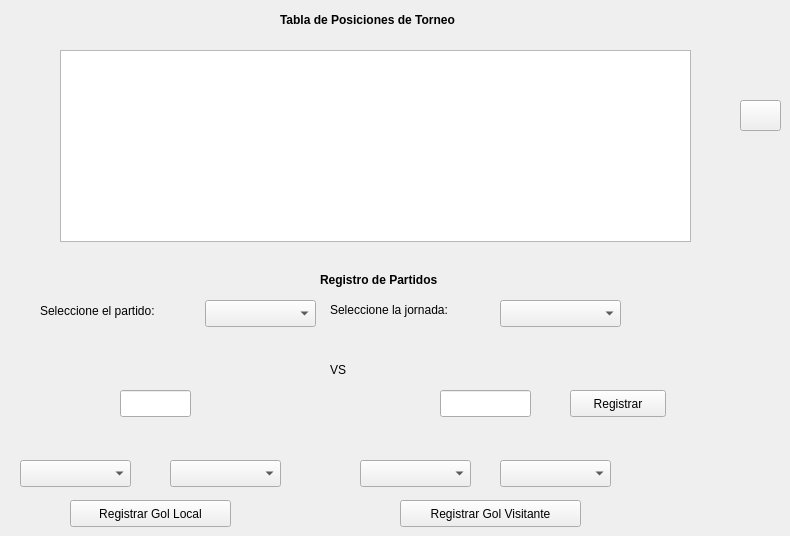
      <widget class="QWidget" name="tab">
       <attribute name="title">
        <string>Tabla de Posiciones</string>
       </attribute>
       <widget class="QTableWidget" name="tabl_estad_equipos">
        <property name="geometry">
         <rect>
          <x>60</x>
          <y>50</y>
          <width>631</width>
          <height>192</height>
         </rect>
        </property>
        <property name="dragEnabled">
         <bool>true</bool>
        </property>
       </widget>
       <widget class="QLabel" name="label_12">
        <property name="geometry">
         <rect>
          <x>280</x>
          <y>10</y>
          <width>231</width>
          <height>19</height>
         </rect>
        </property>
        <property name="font">
         <font>
          <bold>true</bold>
         </font>
        </property>
        <property name="text">
         <string>Tabla de Posiciones de Torneo</string>
        </property>
       </widget>
       <widget class="QPushButton" name="actualizarequipos_2">
        <property name="geometry">
         <rect>
          <x>740</x>
          <y>100</y>
          <width>41</width>
          <height>31</height>
         </rect>
        </property>
        <property name="text">
         <string/>
        </property>
        <property name="icon">
         <iconset theme="QIcon::ThemeIcon::SystemReboot"/>
        </property>
       </widget>
       <widget class="QLabel" name="label_13">
        <property name="geometry">
         <rect>
          <x>320</x>
          <y>270</y>
          <width>161</width>
          <height>19</height>
         </rect>
        </property>
        <property name="font">
         <font>
          <bold>true</bold>
         </font>
        </property>
        <property name="text">
         <string>Registro de Partidos</string>
        </property>
       </widget>
       <widget class="QComboBox" name="combopartido">
        <property name="geometry">
         <rect>
          <x>205</x>
          <y>300</y>
          <width>111</width>
          <height>27</height>
         </rect>
        </property>
       </widget>
       <widget class="QComboBox" name="combojornada">
        <property name="geometry">
         <rect>
          <x>500</x>
          <y>300</y>
          <width>121</width>
          <height>27</height>
         </rect>
        </property>
       </widget>
       <widget class="QLabel" name="label">
        <property name="geometry">
         <rect>
          <x>330</x>
          <y>300</y>
          <width>161</width>
          <height>20</height>
         </rect>
        </property>
        <property name="text">
         <string>Seleccione la jornada:</string>
        </property>
       </widget>
       <widget class="QLabel" name="label_2">
        <property name="geometry">
         <rect>
          <x>40</x>
          <y>300</y>
          <width>161</width>
          <height>21</height>
         </rect>
        </property>
        <property name="text">
         <string>Seleccione el partido:</string>
        </property>
       </widget>
       <widget class="QLabel" name="labelEquipoLocal">
        <property name="geometry">
         <rect>
          <x>109</x>
          <y>350</y>
          <width>111</width>
          <height>20</height>
         </rect>
        </property>
        <property name="text">
         <string/>
        </property>
       </widget>
       <widget class="QLabel" name="labelEquipoVisitante">
        <property name="geometry">
         <rect>
          <x>440</x>
          <y>360</y>
          <width>121</width>
          <height>19</height>
         </rect>
        </property>
        <property name="text">
         <string/>
        </property>
       </widget>
       <widget class="QLabel" name="label_20">
        <property name="geometry">
         <rect>
          <x>330</x>
          <y>360</y>
          <width>70</width>
          <height>19</height>
         </rect>
        </property>
        <property name="text">
         <string>VS</string>
        </property>
       </widget>
       <widget class="QLineEdit" name="lineEditGolesLocal">
        <property name="geometry">
         <rect>
          <x>120</x>
          <y>390</y>
          <width>71</width>
          <height>27</height>
         </rect>
        </property>
       </widget>
       <widget class="QLineEdit" name="lineEditGolesVisitante">
        <property name="geometry">
         <rect>
          <x>440</x>
          <y>390</y>
          <width>91</width>
          <height>27</height>
         </rect>
        </property>
       </widget>
       <widget class="QPushButton" name="btnRegistrarResultado">
        <property name="geometry">
         <rect>
          <x>570</x>
          <y>390</y>
          <width>96</width>
          <height>27</height>
         </rect>
        </property>
        <property name="text">
         <string>Registrar</string>
        </property>
       </widget>
       <widget class="QPushButton" name="registrarGolLocal">
        <property name="geometry">
         <rect>
          <x>70</x>
          <y>500</y>
          <width>161</width>
          <height>27</height>
         </rect>
        </property>
        <property name="text">
         <string>Registrar Gol Local</string>
        </property>
       </widget>
       <widget class="QPushButton" name="registrarGolVisitante">
        <property name="geometry">
         <rect>
          <x>400</x>
          <y>500</y>
          <width>181</width>
          <height>27</height>
         </rect>
        </property>
        <property name="text">
         <string>Registrar Gol Visitante</string>
        </property>
       </widget>
       <widget class="QComboBox" name="comboGolLocal">
        <property name="geometry">
         <rect>
          <x>20</x>
          <y>460</y>
          <width>111</width>
          <height>27</height>
         </rect>
        </property>
       </widget>
       <widget class="QComboBox" name="comboJugadorLocal">
        <property name="geometry">
         <rect>
          <x>170</x>
          <y>460</y>
          <width>111</width>
          <height>27</height>
         </rect>
        </property>
       </widget>
       <widget class="QComboBox" name="comboGolVisitante">
        <property name="geometry">
         <rect>
          <x>360</x>
          <y>460</y>
          <width>111</width>
          <height>27</height>
         </rect>
        </property>
       </widget>
       <widget class="QComboBox" name="comboJugadorVisitante">
        <property name="geometry">
         <rect>
          <x>500</x>
          <y>460</y>
          <width>111</width>
          <height>27</height>
         </rect>
        </property>
       </widget>
      </widget>
